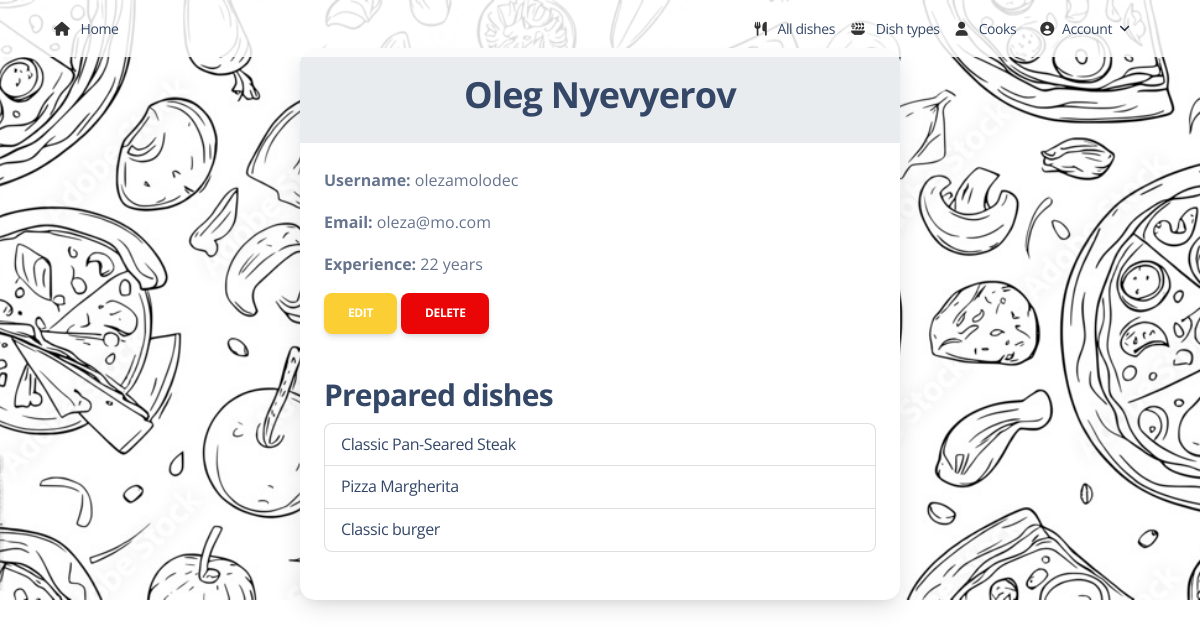
The page /cooks/1/detail/ (signed in) on the database its author committed.
### kitchen/models.py (models this page shows, shortened)
class Cook(AbstractUser):
    years_of_experience = models.IntegerField(default=0)
    class Meta:
        verbose_name = "cook"
        verbose_name_plural = "cooks"

class Dish(models.Model):
    name = models.CharField(
        max_length=69,
        unique=True,
        validators=[
            RegexValidator(
                regex=r'^[a-zA-Z\s\-]+$',
                message="The name can only contain letters, spaces and dashes."
            )
        ]
    )
    description = models.TextField()
    price = models.DecimalField(max_digits=5, decimal_places=2)
    dish_type = models.ForeignKey(DishType, on_delete=models.CASCADE)
    cooks = models.ManyToManyField(Cook, related_name="dishes")
    ingredients = models.ManyToManyField("Ingredient", related_name="dishes")
    class Meta:
        verbose_name = "Dish"
        verbose_name_plural = "Dishes"

### kitchen/views.py (the view)
# urls.py: path("cooks/<int:pk>/detail/", CookDetailView.as_view(), name="cook-detail"),
class CookDetailView(LoginRequiredMixin, generic.DetailView):
    model = Cook

### templates/kitchen/cook_detail.html (shortened to what this page needs)
{% extends "base.html" %}
{% load static %}
{% block content %}
<div class="container mt-5">
  <div class="card shadow-lg mx-auto" style="border-radius: 15px; max-width: 600px;">
    <div class="card-header bg-light text-white">
      <h2 class="text-center mb-0 text-dark">
        {{ object.first_name }} {{ object.last_name }}
      </h2>
    </div>
    <div class="card-body text-muted">
      <p><strong>Username:</strong> {{ object.username }} </p>
      <p><strong>Email:</strong> {{ object.email }}</p>
      <p><strong>Experience:</strong> {{ object.years_of_experience }} year{{ object.years_of_experience|pluralize }}</p>
      <a href="{% url 'kitchen:cook-update' object.pk %}" class="btn btn-warning">Edit</a>
      <a href="{% url 'kitchen:cook-delete' object.pk %}" class="btn btn-danger">Delete</a>
      <h3 class="mt-4">Prepared dishes</h3>
      <ul class="list-group mb-4">
        {% for dish in object.dishes.all %}
        <li class="list-group-item">
          <a href="{% url 'kitchen:dish-detail' dish.pk %}">
           {{ dish.name }}
          </a>
        </li>
        {% empty %}
        <li class="list-group-item">There are no dishes yet.</li>
        {% endfor %}
      </ul>
    </div>
  </div>
</div>
{% endblock %}

### rows shown on the page
Cook: first_name "Oleg", last_name "Nyevyerov", username "olezamolodec", email "oleza@mo.com", years_of_experience "22"
Dish: name "Classic Pan-Seared Steak"
Dish: name "Pizza Margherita"
Dish: name "Classic burger"
